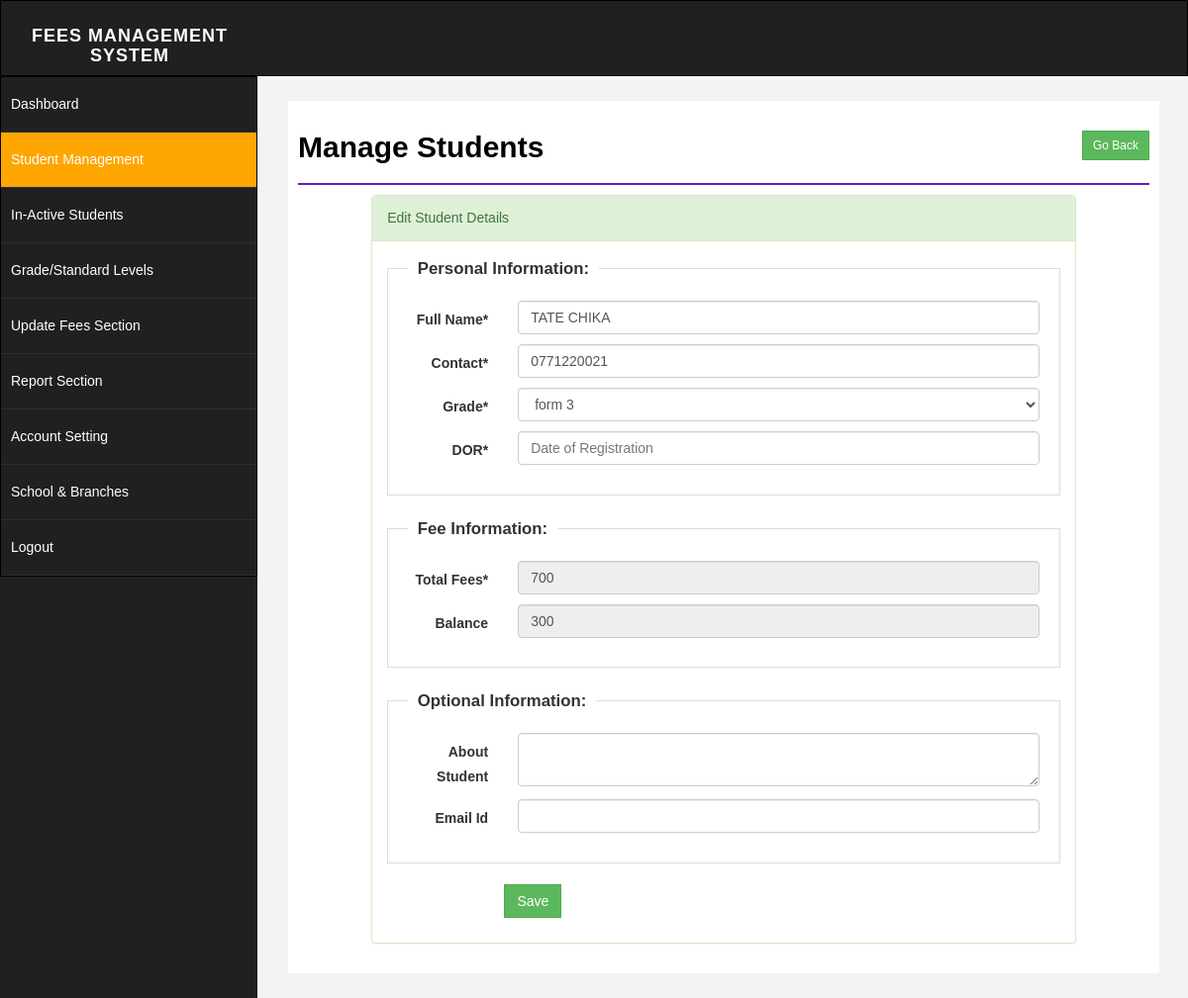
/student.php?action=edit&id=2 (signed in), run on the app's committed database.
### tables this page shows
CREATE TABLE `student` (
  `id` int(255) NOT NULL,
  `emailid` varchar(255) NOT NULL,
  `sname` varchar(255) NOT NULL,
  `joindate` datetime NOT NULL,
  `about` text NOT NULL,
  `contact` varchar(255) NOT NULL,
  `fees` int(255) NOT NULL,
  `grade` varchar(255) NOT NULL,
  `balance` int(255) NOT NULL,
  `delete_status` enum('0','1') NOT NULL DEFAULT '0'
);

CREATE TABLE `grade` (
  `id` int(255) NOT NULL,
  `grade` text NOT NULL,
  `detail` text NOT NULL,
  `delete_status` enum('0','1') NOT NULL DEFAULT '0'
);

### student.php (the view, shortened to what this page needs)
<?php $page = "student";
include "php/dbconnect.php";
$emailid = "";
$sname = "";
$contact = "";
$balance = 0;
$fees = "";
$about = "";
$grade = "";
$action = "add";
if (isset($_GET["action"]) && $_GET["action"] == "edit") {
    $id = isset($_GET["id"])
        ? mysqli_real_escape_string($conn, $_GET["id"])
        : "";
    $sqlEdit = $conn->query("SELECT * FROM student WHERE id='" . $id . "'");
    if ($sqlEdit->num_rows) {
        $rowsEdit = $sqlEdit->fetch_assoc();
        extract($rowsEdit);
        $action = "update";
    } else {
        $_GET["action"] = "";
    }
}
?>
<!DOCTYPE html>
<html>
<head>
    <link href="css/bootstrap.css" rel="stylesheet" />
    <link href="css/font-awesome.css" rel="stylesheet" />
    <link href="css/basic.css" rel="stylesheet" />
    <link href="css/custom.css" rel="stylesheet" />
	<link href="css/ui.css" rel="stylesheet" />
	<link href="css/datepicker.css" rel="stylesheet" />
</head>
<?php include "php/header.php"; ?>
        <div id="page-wrapper">
            <div id="page-inner">
                <div class="row">
                    <div class="col-md-12">
                        <h1 class="page-head-line">Manage Students
						<?php echo (isset($_GET["action"]) && @$_GET["action"] == "add") ||
      @$_GET["action"] == "edit"
          ? ' <a href="student.php" class="btn btn-success btn-sm pull-right" style="border-radius:0%">Go Back </a>'
          : '<a href="student.php?action=add" class="btn btn-danger btn-sm pull-right" style="border-radius:0%"><i class="glyphicon glyphicon-plus"></i> Add New Student</a>'; ?>
						</h1>
                    </div>
                </div>
        <?php if (
            (isset($_GET["action"]) && @$_GET["action"] == "add") ||
            @$_GET["action"] == "edit"
        ) { ?>
                <div class="row">
                    <div class="col-sm-10 col-sm-offset-1">
               <div class="panel panel-success">
                        <div class="panel-heading">
                           <?php echo $action == "add"
                               ? "Add Student Details"
                               : "Edit Student Details"; ?>
                        </div>
						<form action="student.php" method="post" id="signupForm1" class="form-horizontal">
                        <div class="panel-body">
						<fieldset class="scheduler-border" >
						 <legend  class="scheduler-border">Personal Information:</legend>
						<div class="form-group">
								<label class="col-sm-2 control-label" for="Old">Full Name* </label>
								<div class="col-sm-10">
									<input type="text" class="form-control" id="sname" name="sname" value="<?php echo $sname; ?>"  />
								</div>
							</div>
						<div class="form-group">
								<label class="col-sm-2 control-label" for="Old">Contact* </label>
								<div class="col-sm-10">
									<input type="text" class="form-control" id="contact" name="contact" value="<?php echo $contact; ?>" maxlength="10" />
								</div>
							</div>
						<div class="form-group">
								<label class="col-sm-2 control-label" for="Old">Grade* </label>
								<div class="col-sm-10">
									<select  class="form-control" id="grade" name="grade" >
                                    <?php
                                    $sql =
                                        "select * from grade where delete_status='0' order by grade.grade asc";
                                    $q = $conn->query($sql);
                                    while ($r = $q->fetch_assoc()) {
                                        echo '<option value="' .
                                            $r["id"] .
                                            '"  ' .
                                            ($grade == $r["id"]
                                                ? 'selected="selected"'
                                                : "") .
                                            ">" .
                                            $r["grade"] .
                                            "</option>";
                                    }
                                    ?>
									</select>
								</div>
						</div>
						<div class="form-group">
								<label class="col-sm-2 control-label" for="Old">DOR* </label>
								<div class="col-sm-10">
									<input type="text" class="form-control" placeholder="Date of Registration" id="joindate" name="joindate" style="background-color: #fff;" readonly />
								</div>
							</div>
						 </fieldset>
							<fieldset class="scheduler-border" >
						 <legend  class="scheduler-border">Fee Information:</legend>
						<div class="form-group">
								<label class="col-sm-2 control-label" for="Old">Total Fees* </label>
								<div class="col-sm-10">
									<input type="text" class="form-control" id="fees" name="fees" value="<?php echo $fees; ?>" <?php echo $action ==
"update"
    ? "disabled"
    : ""; ?>  />
								</div>
						</div>
						<div class="form-group">
								<label class="col-sm-2 control-label" for="Old">Balance </label>
								<div class="col-sm-10">
									<input type="text" class="form-control"  id="balance" name="balance" value="<?php echo $balance; ?>" disabled />
								</div>
						</div>
							</fieldset>
							 <fieldset class="scheduler-border" >
						 <legend  class="scheduler-border">Optional Information:</legend>
							<div class="form-group">
								<label class="col-sm-2 control-label" for="Password">About Student </label>
								<div class="col-sm-10">
	                        <textarea class="form-control" id="about" name="about"><?php echo $about; ?></textarea >
								</div>
							</div>
							<div class="form-group">
								<label class="col-sm-2 control-label" for="Old">Email Id </label>
								<div class="col-sm-10">
									<input type="text" class="form-control" id="emailid" name="emailid" value="<?php echo $emailid; ?>"  />
								</div>
						    </div>
							</fieldset>
						<div class="form-group">
								<div class="col-sm-8 col-sm-offset-2">
									<button type="submit" name="save" class="btn btn-success" style="border-radius:0%">Save </button>
								</div>
							</div>
                         </div>
							</form>
                        </div>
                            </div>
                </div>
		<?php } ?>
            </div>
        </div>
    </div>
</body>
</html>

### css/basic.css (style rules this page uses)
html * { font-family: "Poppins", sans-serif; }
body { font-family: "Open Sans", sans-serif; line-height: 25px; }
#page-wrapper { padding: 15px 15px; min-height: 100px; background: #f3f3f3; }
#page-inner { width: 100%; margin: 10px 20px 10px 1px; background-color: #fff !important; padding: 10px; min-height: 500px; }
.page-head-line { font-size: 30px; color: #000; font-weight: 800; padding-bottom: 20px; border-bottom: 2px solid #6719bd; margin-bottom: 10px; }
@media (min-width: 420px) { #page-wrapper { margin: 0 0 0 260px; padding: 15px 30px; min-height: 120px; } }

### css/custom.css (style rules this page uses)
html * { font-family: "Poppins", sans-serif; }
fieldset.scheduler-border { border: 1px groove #ddd !important; padding: 0 1.4em 1.4em 1.4em !important; margin: 0 0 1.5em 0 !important; -webkit-box-shadow: 0px 0px 0px 0px #000; box-shadow: 0px 0px 0px 0px #000; }
legend.scheduler-border { font-size: 1.2em !important; font-weight: bold !important; text-align: left !important; width: auto; padding: 0 10px; border-bottom: none; }

### data on the page
student: sname "TATE CHIKA", contact "0771220021", grade "form 3", fees "700", balance "300"
